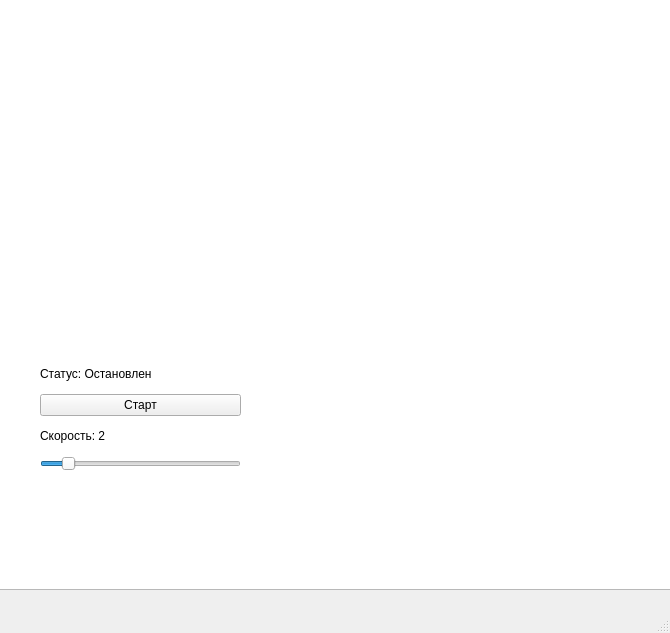
<?xml version="1.0" encoding="UTF-8"?>
<ui version="4.0">
 <class>MainWindow</class>
 <widget class="QMainWindow" name="MainWindow">
  <property name="geometry">
   <rect>
    <x>0</x>
    <y>0</y>
    <width>670</width>
    <height>633</height>
   </rect>
  </property>
  <property name="windowTitle">
   <string>MainWindow</string>
  </property>
  <widget class="QWidget" name="centralwidget">
   <widget class="QGraphicsView" name="graphicsView">
    <property name="geometry">
     <rect>
      <x>-70</x>
      <y>-10</y>
      <width>800</width>
      <height>600</height>
     </rect>
    </property>
   </widget>
   <widget class="QWidget" name="verticalLayoutWidget">
    <property name="geometry">
     <rect>
      <x>40</x>
      <y>360</y>
      <width>201</width>
      <height>111</height>
     </rect>
    </property>
    <layout class="QVBoxLayout" name="verticalLayout">
     <item>
      <widget class="QLabel" name="labelStatus">
       <property name="text">
        <string>Статус: Остановлен</string>
       </property>
      </widget>
     </item>
     <item>
      <widget class="QPushButton" name="btnStart">
       <property name="text">
        <string>Старт</string>
       </property>
      </widget>
     </item>
     <item>
      <widget class="QLabel" name="labelSpeed">
       <property name="text">
        <string>Скорость: 2</string>
       </property>
      </widget>
     </item>
     <item>
      <widget class="QSlider" name="sliderSpeed">
       <property name="minimum">
        <number>1</number>
       </property>
       <property name="maximum">
        <number>10</number>
       </property>
       <property name="value">
        <number>2</number>
       </property>
       <property name="orientation">
        <enum>Qt::Orientation::Horizontal</enum>
       </property>
      </widget>
     </item>
    </layout>
   </widget>
  </widget>
  <widget class="QMenuBar" name="menubar">
   <property name="geometry">
    <rect>
     <x>0</x>
     <y>0</y>
     <width>670</width>
     <height>22</height>
    </rect>
   </property>
  </widget>
  <widget class="QStatusBar" name="statusbar"/>
 </widget>
 <resources/>
 <connections/>
</ui>
